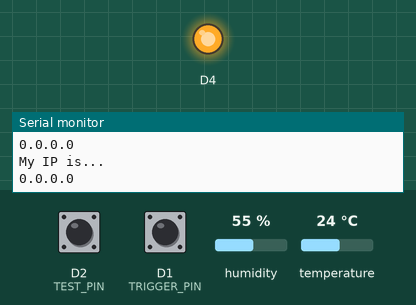
This sketch was run on a simulated ESP8266 (NodeMCU). Shown: output pins drawn as LEDs (lit = HIGH), the last lines printed to the serial monitor. Inputs (shaded band) come from the test bench; at power-on: D1 (TRIGGER_PIN) HIGH, D2 (TEST_PIN) HIGH, humidity 55 %, temperature 24 °C. WiFi joins after 1.5 s; servers stay silent unless stated; uploads are accepted with an empty reply.

Above: at 5.0 s.
5.1 s: D1 (TRIGGER_PIN) pulled LOW for 2.4 s
At 6.5 s:
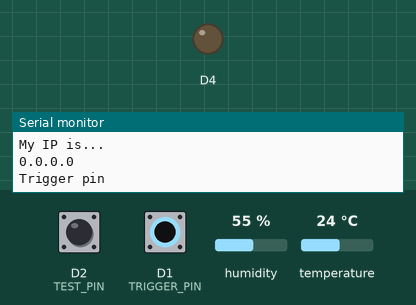
Timing chart, 0 to 15.2 s (numbered marks = the images above; inputs shaded):
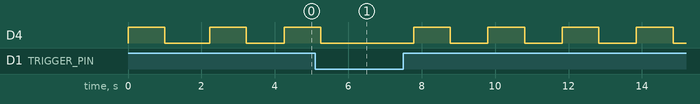

The sketch:

WifiParking.ino
```cpp
#include <ESP8266WiFi.h>          //https://github.com/esp8266/Arduino
//#include <ESP8266HTTPClient.h>
//needed for library
#include <ESP8266WebServer.h>
#include <DNSServer.h>
#include <WiFiManager.h>          //https://github.com/tzapu/WiFiManager
#include "ServiceConnector.h"

#include <ESP8266HTTPClient.h>
#include <ESP8266WiFi.h>
#include <ArduinoJson.h>
#include "DHT.h"

#define DHTPIN D3     // what digital pin we're connected to
// Define sensor module
#define DHTTYPE DHT11   // DHT 22  (AM2302), AM2321

// select which pin will trigger the configuration portal when set to LOW
#define TRIGGER_PIN D1 //D8
#define TEST_PIN D2
#define MSG_FREQUENCY 4000

#define VERBOSE
#ifdef VERBOSE
#define VERBOSE_PRINT(str) Serial.println(str)
#else
#define VERBOSE_PRINT(str)
#endif

char ss_id[16]  ;
// Initialize DHT sensor.
// Note that older versions of this library took an optional third parameter to
// tweak the timings for faster processors.  This parameter is no longer needed
// as the current DHT reading algorithm adjusts itself to work on faster procs.
DHT dht(DHTPIN, DHTTYPE);

ParkingService serverService;// = ParkingService( );

void setup() {
  // put your setup code here, to run once:
  serverService.configure("https://public.mobxy.com/sensor/sensor_parking_status_update.php","DE B8 19 67 F9 85 D0 D9 46 5A 95 4A D9 49 6D CF 80 53 CE 99","232" );
  Serial.begin(115200);
  VERBOSE_PRINT("\n Starting");
  pinMode(D4, OUTPUT);
  pinMode(TRIGGER_PIN, INPUT_PULLUP);
  pinMode(TEST_PIN, INPUT_PULLUP);

  VERBOSE_PRINT("mi ssid: ");
  String mac = String(WiFi.macAddress()).substring(12);
  mac.replace(":","");
  String DeviceSSID = String(ss_id);
  DeviceSSID = "Parking_" + mac;
  DeviceSSID.toCharArray(ss_id,16);

  VERBOSE_PRINT(DeviceSSID);

  //Initialize sensor
  dht.begin();
}


void loop() {
  // is configuration portal requested?
  if ( digitalRead(TRIGGER_PIN) == LOW ) {
    //WiFiManager
    //Local intialization. Once its business is done, there is no need to keep it around
    WiFiManager wifiManager;
    VERBOSE_PRINT("Trigger pin");

    //reset settings - for testing
    //wifiManager.resetSettings();

    //sets timeout until configuration portal gets turned off
    //useful to make it all retry or go to sleep
    //in seconds
    //wifiManager.setTimeout(120);

    //it starts an access point with the specified name
    //here  "AutoConnectAP"
    //and goes into a blocking loop awaiting configuration

    //WITHOUT THIS THE AP DOES NOT SEEM TO WORK PROPERLY WITH SDK 1.5 , update to at least 1.5.1
    //WiFi.mode(WIFI_STA);
    if (!wifiManager.startConfigPortal(ss_id)) {
      VERBOSE_PRINT("failed to connect and hit timeout");
      delay(3000);
      //reset and try again, or maybe put it to deep sleep
      ESP.reset();
      delay(5000);
    }
    //if you get here you have connected to the WiFi
    Serial.println("connected...yeey :)");
  }
  // put your main code here, to run repeatedly:
  VERBOSE_PRINT("My IP is...");
  VERBOSE_PRINT(WiFi.localIP());
  digitalWrite(D4,HIGH );
  delay(1000);
  digitalWrite(D4,LOW );
  delay(1000);
  //Report Car Status
  reportCarStatus();

}

int getCurrentStatus()
{
  return digitalRead(TEST_PIN);
}

int lastStatus = -1;
int currentStatus = -1;
unsigned long lastSyncTime=0;
unsigned long now = 5000;

void reportCarStatus()
{
  //Refresh current values
  float temperature = dht.readTemperature(true);
  currentStatus = getCurrentStatus();
  now = millis();
  //Check if timeout
  //if( (now - lastStatus) > MSG_FREQUENCY && currentStatus != lastStatus ){
  if( currentStatus != lastStatus ){
    //Update last status
    lastStatus = currentStatus;
    lastSyncTime = now;
    VERBOSE_PRINT("millis");
    VERBOSE_PRINT(now);
    //Execute post
    serverService.post(currentStatus, temperature);
    //post();
  }
}
```

ServiceConnector.cpp
```cpp
#include <ArduinoJson.h>
#include "ServiceConnector.h"


/*ParkingService::ParkingService(){
  //_client = wifiClient;
}*/

void ParkingService::configure(char *serviceUrl,char *fingerprint, char *deviceId){
  _serviceUrl = serviceUrl;
  _fingerprint = fingerprint;
  _deviceId = deviceId;
}

//StaticJsonBuffer<50> JSONbuffer;   //Declaring static JSON buffer
void ParkingService::post(int status, float temperature)
{

  StaticJsonBuffer<300> JSONbuffer;   //Declaring static JSON buffer
  JsonObject& JSONencoder = JSONbuffer.createObject();
  JSONencoder["id"] = _deviceId;
  JSONencoder["status"] = status;
  JSONencoder["temperature"] = temperature;


  client.begin(_serviceUrl, _fingerprint);      //Specify request destination
  client.addHeader("Content-Type", "application/json");  //Specify content-type header

  char JSONmessageBuffer[300];
  JSONencoder.prettyPrintTo(JSONmessageBuffer, sizeof(JSONmessageBuffer));
  Serial.println("JsonMessageBuffer:");
  Serial.println(JSONmessageBuffer);

  int httpCode = client.POST(JSONmessageBuffer);   //Send the request
  String payload = client.getString();                                        //Get the response payload
  Serial.println("Payload:");
  Serial.println(payload);    //Print request response payload
  Serial.println("Http Code:");
  Serial.println(httpCode);   //Print HTTP return code

  client.end();  //Close connection
}
```

ServiceConnector.h
```cpp
/*
  Service Registration.
*/
#ifndef ParkingService_h
#define ParkingService_h

#include <ESP8266WiFi.h>          //https://github.com/esp8266/Arduino
#include <ESP8266HTTPClient.h>

class ParkingService
{
  public:
    //ParkingService( );
    void configure(char *serviceUrl, char *fingerprint, char *deviceId);
    //void post3(int status);
    void post(int status, float temperature);
  private:
    char *_serviceUrl;
    char *_deviceId;
    char *_fingerprint;
    //WiFiClient *_client;
    //HttpClient client;
    HTTPClient client;
};

#endif
```

Measured:
- by itself, D4: repeats every 2.0 s: HIGH 1.0 s, LOW 1.0 s
